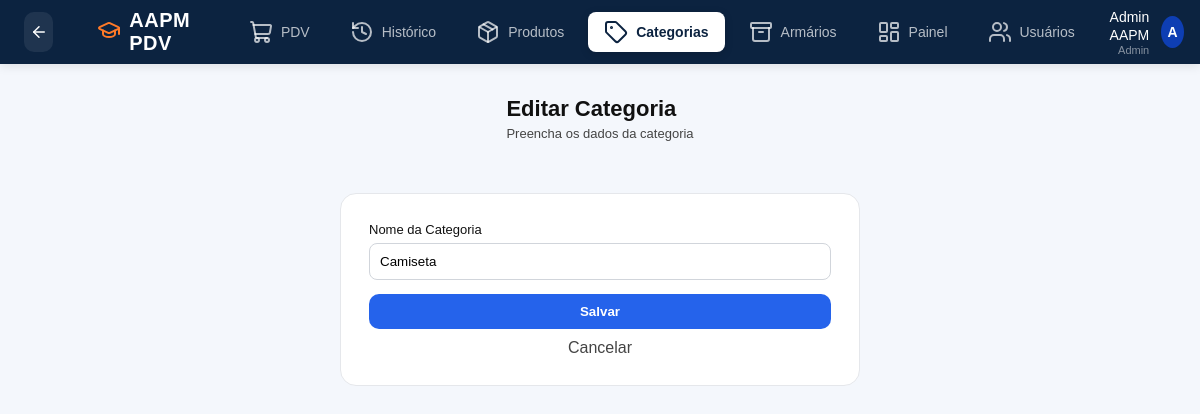
The page /categorias/2/editar (signed in) on the database as committed earlier.
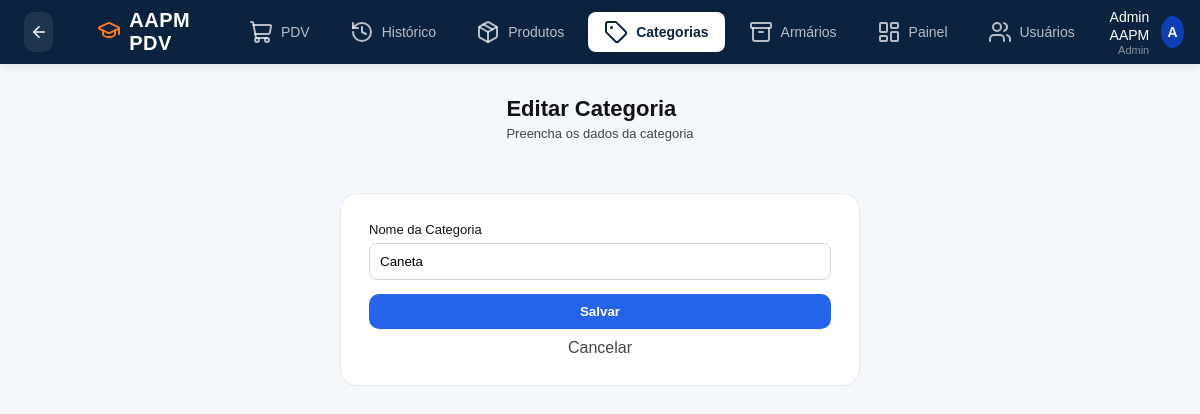
The same page on the database as committed later.
### app/models/categoria.py (models this page shows)
class Categoria(Base):
    __tablename__ = "categorias"
    id = Column(Integer, primary_key=True, autoincrement=True, index=True)
    nome  = Column(String(100), nullable=False, unique=True)
    ativo = Column(Boolean, default=True)
    produtos = relationship("Produto", back_populates="categoria", lazy="select")

### app/controllers/categoria_controller.py (the view)
@router.get("/{categoria_id}/editar")
def form_editar_categoria(
    categoria_id: int,
    request: Request,
    db: Session = Depends(get_db),
    admin = Depends(get_admin)
):
    editando = db.query(Categoria).filter(
        Categoria.id == categoria_id
    ).first()
    if not editando:
        return RedirectResponse(url="/categorias", status_code=302)
    return templates.TemplateResponse(
        request,
        "categorias/form.html",
        {
            "request":  request,
            "usuario":  admin,
            "editando": editando,
        }
    )

### app/templates/categorias/form.html (shortened to what this page needs)
{% extends "base.html" %}
{% block styles %}
<link rel="stylesheet" href="/static/css/categorias.css">
{% endblock %}
{% block content %}
<div class="page-wrapper form-page">
    <div class="page-header">
        <div class="title-area">
            <h2>
                {{ "Editar Categoria" if editando else "Nova Categoria" }}
            </h2>
            <p>Preencha os dados da categoria</p>
        </div>
    </div>
    <div class="form-card">
        <form method="post"
              action="{{ '/categorias/' + editando.id|string + '/editar' if editando else '/categorias/nova' }}">
            <div class="form-group">
                <label>Nome da Categoria</label>
                <input type="text"
                       name="nome"
                       class="form-control"
                       value="{{ editando.nome if editando else '' }}"
                       required>
            </div>
            <button type="submit" class="btn-primary full">
                Salvar
            </button>
            <a href="/categorias" class="btn-cancel">
                Cancelar
            </a>
        </form>
    </div>
</div>
{% endblock %}

Rows that differ between the two databases and show on the page:
changed Categoria: nome "Camiseta" → "Caneta"
